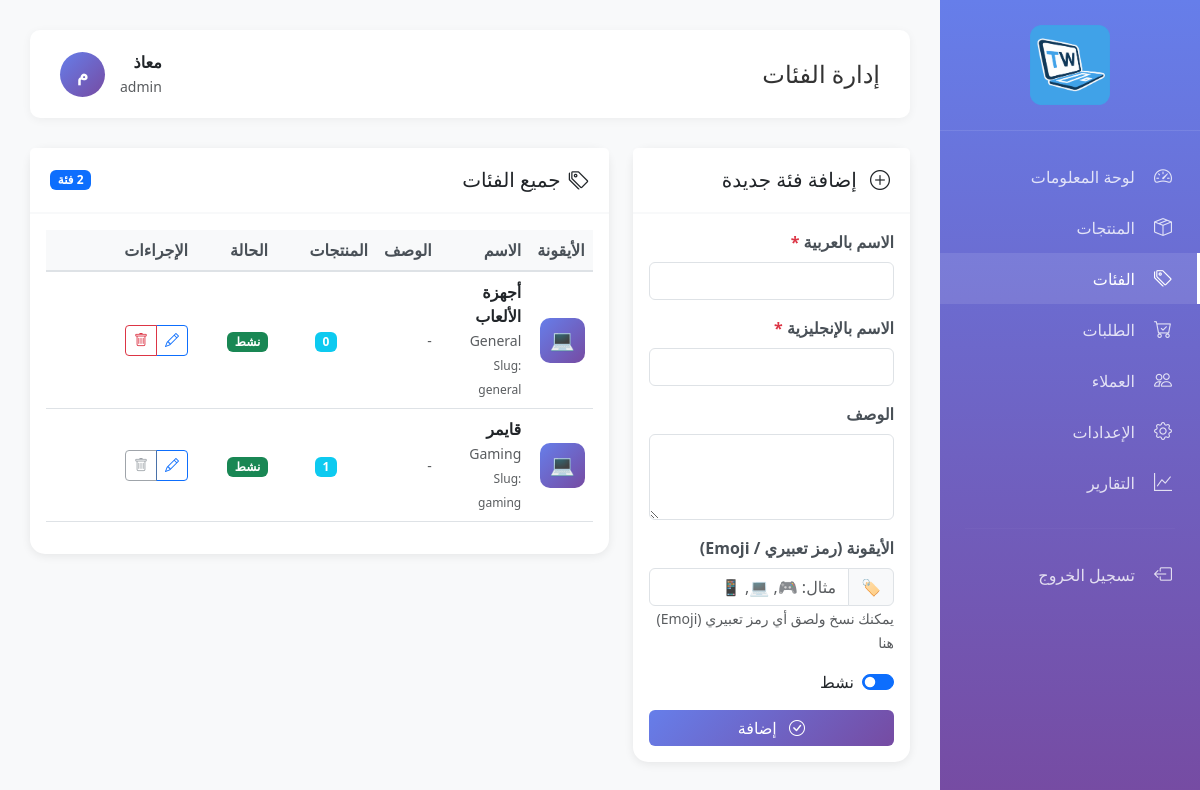
/admin/categories.php (signed in), run on an earlier commit of the app's database.
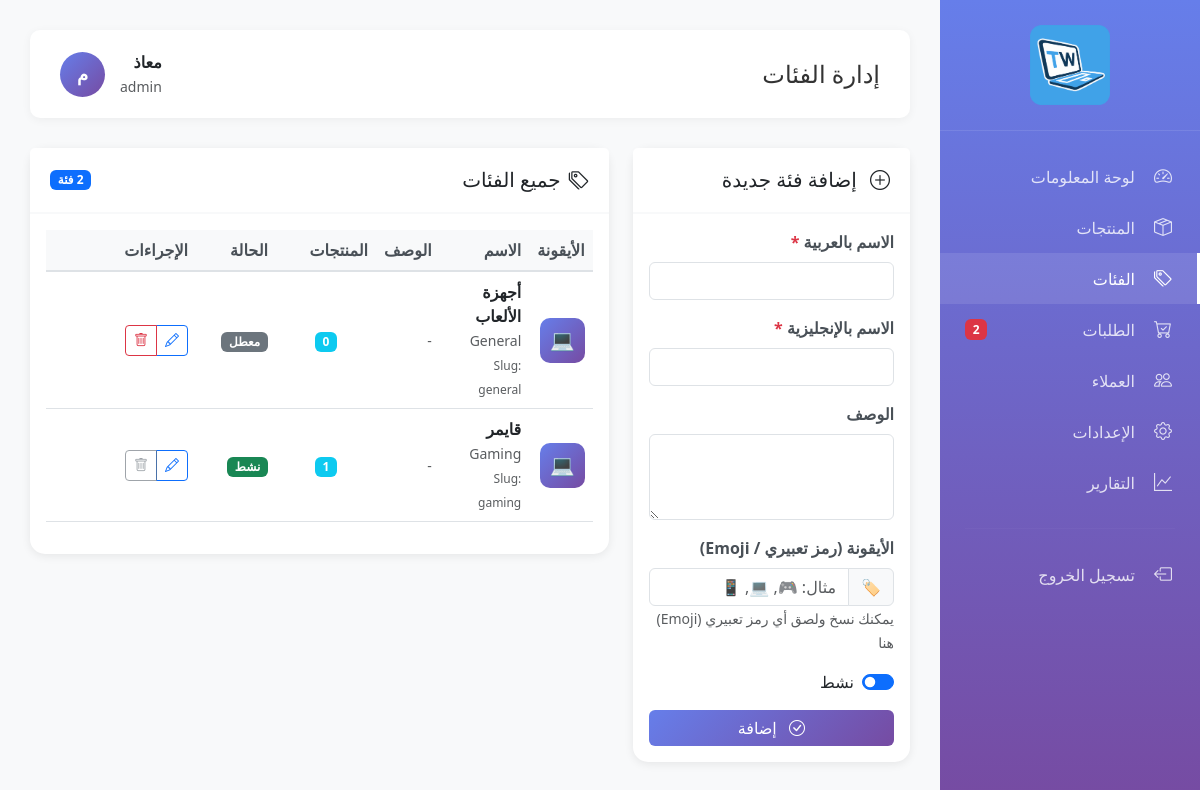
And on a later commit of the database.
### tables this page shows
CREATE TABLE `categories` (
  `id` int(11) NOT NULL,
  `name_ar` varchar(100) NOT NULL,
  `name_en` varchar(100) NOT NULL,
  `slug` varchar(100) NOT NULL,
  `description` text DEFAULT NULL,
  `icon` varchar(100) DEFAULT NULL,
  `image` varchar(255) DEFAULT NULL,
  `is_active` tinyint(1) DEFAULT 1,
  `display_order` int(11) DEFAULT 0,
  `created_at` timestamp NOT NULL DEFAULT current_timestamp(),
  `updated_at` timestamp NOT NULL DEFAULT current_timestamp() ON UPDATE current_timestamp()
);

### config/database.php (called while the page is built, shortened)
<?php
try {
    $dsn = "mysql:host=" . DB_HOST . ";dbname=" . DB_NAME . ";charset=" . DB_CHARSET;
    $options = [
        PDO::ATTR_ERRMODE            => PDO::ERRMODE_EXCEPTION,
        PDO::ATTR_DEFAULT_FETCH_MODE => PDO::FETCH_ASSOC,
        PDO::ATTR_EMULATE_PREPARES   => false,
        PDO::MYSQL_ATTR_INIT_COMMAND => "SET NAMES " . DB_CHARSET
    ];
    $pdo = new PDO($dsn, DB_USER, DB_PASS, $options);
} catch (PDOException $e) {
    die("خطأ في الاتصال بقاعدة البيانات: " . $e->getMessage());
}
function query($sql, $params = []) {
    global $pdo;
    try {
        $stmt = $pdo->prepare($sql);
        $stmt->execute($params);
        return $stmt;
    } catch (PDOException $e) {
        error_log("Database Error: " . $e->getMessage());
        return false;
    }
}
function fetchOne($sql, $params = []) {
    $stmt = query($sql, $params);
    return $stmt ? $stmt->fetch() : null;
}

### admin/categories.php (the view, shortened to what the changed rows need)
<?php
$pageTitle = 'إدارة الفئات';
include 'includes/header.php';
$categories = $pdo->query("
    SELECT c.*, COUNT(p.id) as products_count
    FROM categories c
    LEFT JOIN products p ON c.id = p.category_id
    GROUP BY c.id
    ORDER BY c.name_ar
")->fetchAll();
?>
<div class="row g-4">
    <div class="col-lg-8">
        <div class="card">
            <div class="card-body">
                <?php if (empty($categories)): ?>
                    <div class="text-center py-5">
                        <i class="bi bi-inbox" style="font-size: 48px; color: #ccc;"></i>
                        <p class="text-muted mt-3">لا توجد فئات بعد</p>
                    </div>
                <?php else: ?>
                    <div class="table-responsive">
                        <table class="table table-hover align-middle">
                            <thead>
                                <tr>
                                    <th style="width: 60px;">الأيقونة</th>
                                    <th>الاسم</th>
                                    <th>الوصف</th>
                                    <th style="width: 100px;">المنتجات</th>
                                    <th style="width: 80px;">الحالة</th>
                                    <th style="width: 150px;">الإجراءات</th>
                                </tr>
                            </thead>
                            <tbody>
                                <?php foreach ($categories as $category): ?>
                                    <tr>
                                        <td>
                                            <div class="category-icon">
                                                <?php echo $category['icon'] ?: '🏷️'; ?>
                                            </div>
                                        </td>
                                        <td>
                                            <strong><?php echo htmlspecialchars($category['name_ar']); ?></strong>
                                            <br>
                                            <small class="text-muted"><?php echo htmlspecialchars($category['name_en']); ?></small>
                                            <br>
                                            <small class="text-muted" style="font-size: 0.75rem;">Slug: <?php echo htmlspecialchars($category['slug']); ?></small>
                                        </td>
                                        <td>
                                            <small class="text-muted">
                                                <?php
                                                $desc = $category['description'];
                                                echo $desc ? (mb_strlen($desc) > 50 ? mb_substr($desc, 0, 50) . '...' : $desc) : '-';
                                                ?>
                                            </small>
                                        </td>
                                        <td class="text-center">
                                            <span class="badge bg-info">
                                                <?php echo $category['products_count']; ?>
                                            </span>
                                        </td>
                                        <td>
                                            <?php if ($category['is_active']): ?>
                                                <span class="badge bg-success">نشط</span>
                                            <?php else: ?>
                                                <span class="badge bg-secondary">معطل</span>
                                            <?php endif; ?>
                                        </td>
                                        <td>
                                            <div class="btn-group btn-group-sm">
                                                <a href="?edit=<?php echo $category['id']; ?>"
                                                   class="btn btn-outline-primary" title="تعديل">
                                                    <i class="bi bi-pencil"></i>
                                                </a>
                                                <?php if ($category['products_count'] == 0): ?>
                                                    <a href="?delete=<?php echo $category['id']; ?>"
                                                       class="btn btn-outline-danger"
                                                       onclick="return confirm('هل أنت متأكد من حذف هذه الفئة؟')"
                                                       title="حذف">
                                                        <i class="bi bi-trash"></i>
                                                    </a>
                                                <?php else: ?>
                                                    <button class="btn btn-outline-secondary" disabled title="لا يمكن الحذف">
                                                        <i class="bi bi-trash"></i>
                                                    </button>
                                                <?php endif; ?>
                                            </div>
                                        </td>
                                    </tr>
                                <?php endforeach; ?>
                            </tbody>
                        </table>
                    </div>
                <?php endif; ?>
            </div>
        </div>
    </div>
</div>
<?php include 'includes/footer.php'; ?>

### admin/includes/header.php (shortened to what the changed rows need)
<?php
$result = fetchOne("SELECT COUNT(*) as count FROM orders WHERE status = 'pending'");
$newOrdersCount = $result['count'] ?? 0;
?>
<!DOCTYPE html>
<html lang="ar" dir="rtl">
<head>
    <link href="https://cdn.jsdelivr.net/npm/bootstrap@5.3.0/dist/css/bootstrap.rtl.min.css" rel="stylesheet">
    <link rel="stylesheet" href="https://cdn.jsdelivr.net/npm/bootstrap-icons@1.11.0/font/bootstrap-icons.css">
</head>
<body>
    <div class="sidebar">
        <div class="sidebar-menu">
            <a href="orders.php" class="<?php echo basename($_SERVER['PHP_SELF']) == 'orders.php' ? 'active' : ''; ?>">
                <i class="bi bi-cart-check"></i>
                <span>الطلبات</span>
                <?php if ($newOrdersCount > 0): ?>
                    <span class="badge bg-danger"><?php echo $newOrdersCount; ?></span>
                <?php endif; ?>
            </a>
        </div>
    </div>
    <div class="main-content">
        <div class="top-bar">
            <h1><?php echo $pageTitle ?? 'لوحة المعلومات'; ?></h1>
        </div>

What changed in the data, as far as the page shows it:
changed categories "أجهزة الألعاب": is_active "نشط" → "معطل"
Also different on the page:
$newOrdersCount: (not shown) → "2"
